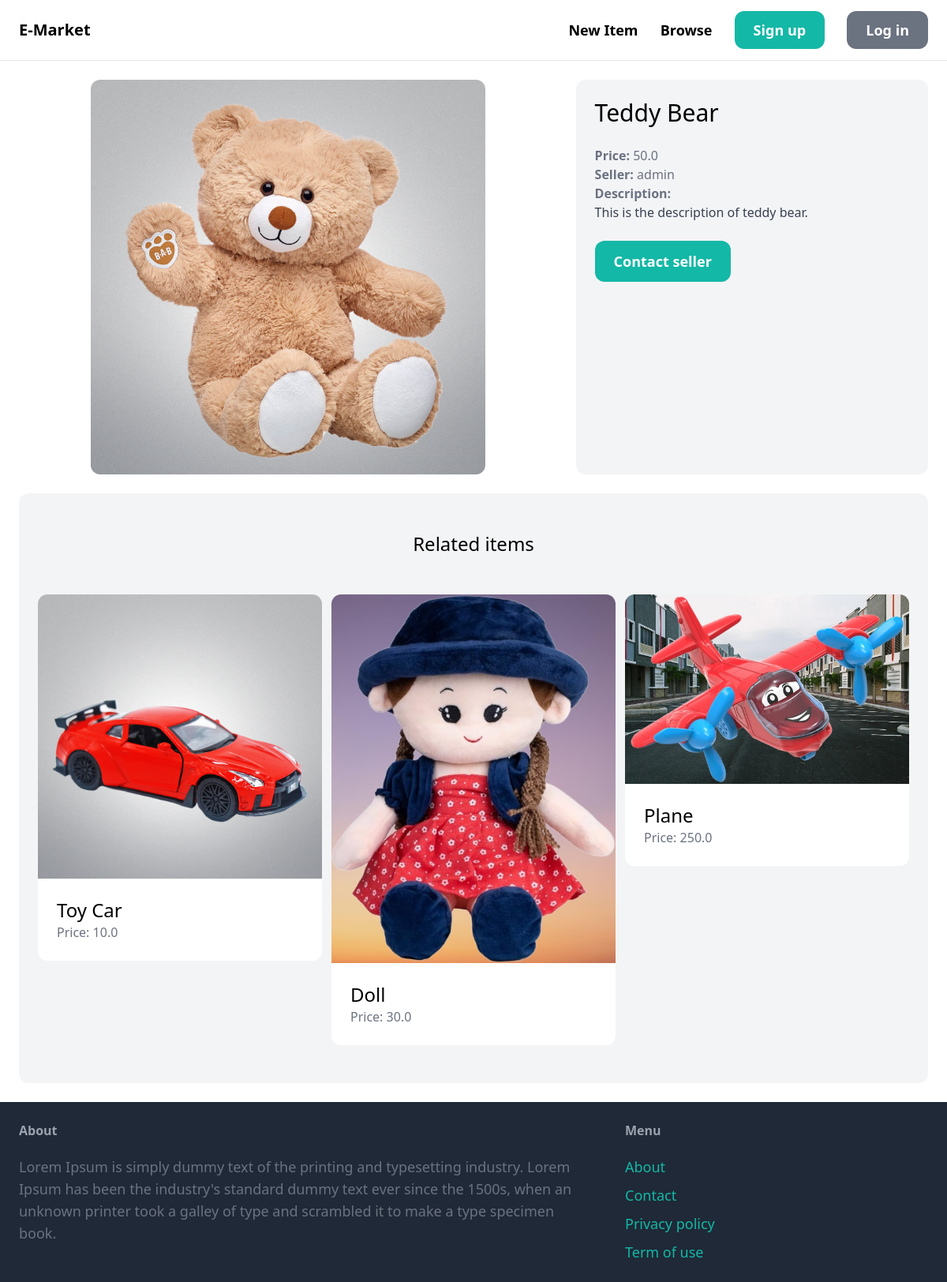
Page /items/1/ on the committed database.
### item/models.py (models this page shows, shortened)
class Item(models.Model):
    category = models.ForeignKey(Category, related_name='items', on_delete=models.CASCADE)
    name = models.CharField(max_length=255)
    description = models.TextField(blank=True, null=True)
    price = models.FloatField()
    image = models.ImageField(upload_to='item_images', blank=True, null=True)
    is_sold = models.BooleanField(default=False)
    created_by = models.ForeignKey(User, related_name='items', on_delete=models.CASCADE)
    created_at = models.DateTimeField(auto_now_add=True)

### item/views.py (the view)
# urls.py: path('<int:pk>/', views.detail, name='detail'),
def detail(request, pk):
    item = get_object_or_404(Item, pk=pk)
    related_items = Item.objects.filter(category=item.category, is_sold=False).exclude(pk=pk)[0:3]
    return render(request, 'item/detail.html', {
        'item' : item,
        'related_items' : related_items
    })

### item/templates/item/detail.html (shortened to what this page needs)
{% extends "core/base.html" %}
{% block content %}
<div class="grid grid-cols-5 gap-6">
    <div class="col-span-3 flex justify-center">
        <img src="{{ item.image.url }}" class="rounded-xl">
    </div>
    <div class="col-span-2 p-6 bg-gray-100 rounded-xl">
        <h1 class="mb-6 text-3xl">{{ item.name }}</h1>
        <p class="text-gray-500"><strong>Price: </strong>{{ item.price }}</p>
        <p class="text-gray-500"><strong>Seller: </strong>{{ item.created_by.username }}</p>
        {% if item.description %}
            <p class="text-gray-700">
                <strong class="text-gray-500">Description:</strong><br>
                {{ item.description }}
            </p>
        {% endif %}
        {% if request.user == item.created_by %}
            <div class="mt-6 p-6 bg-white rounded-xl">
                <p>This is your item!</p>
                <a href="{% url 'item:edit' item.id %}" class="inline-block mt-6 px-6 py-3 text-lg font-semibold bg-teal-500 text-white hover:bg-teal-700 rounded-xl">Edit</a>
                <a href="{% url 'item:delete' item.id %}" class="inline-block mt-6 px-6 py-3 text-lg font-semibold bg-red-500 text-white hover:bg-red-700 rounded-xl">Delete</a>
            </div>
        {% else %}
            <a href="{% url 'conversation:new' item.id %}" class="inline-block mt-6 px-6 py-3 text-lg font-semibold bg-teal-500 text-white rounded-xl hover:bg-teal-700">Contact seller</a>
        {% endif %}
    </div>
</div>
<div class="mt-6 px-6 py-12 bg-gray-100 rounded-xl">
    <h2 class="mb-12 text-2xl text-center">Related items</h2>
    <div class="grid grid-cols-3 gap-3">
        {% for item in related_items %}
        <div>
            <a href="{% url 'item:detail' item.id %}">
                <div>
                    <img src="{{ item.image.url }}" class="rounded-t-xl">
                </div>
                <div class="p-6 bg-white rounded-b-xl">
                    <h2 class="text-2xl">{{ item.name }}</h2>
                    <p class="text-gray-500">Price: {{ item.price }}</p>
                </div>
            </a>
        </div>
        {% endfor %}
    </div>
</div>
{% endblock %}

### rows in the picture
Item: image (picture), name "Teddy Bear", price "50.0", created_by.username "admin", description "This is the description of teddy bear."
Item: image (picture), name "Toy Car", price "10.0"
Item: image (picture), name "Doll", price "30.0"
Item: image (picture), name "Plane", price "250.0"
